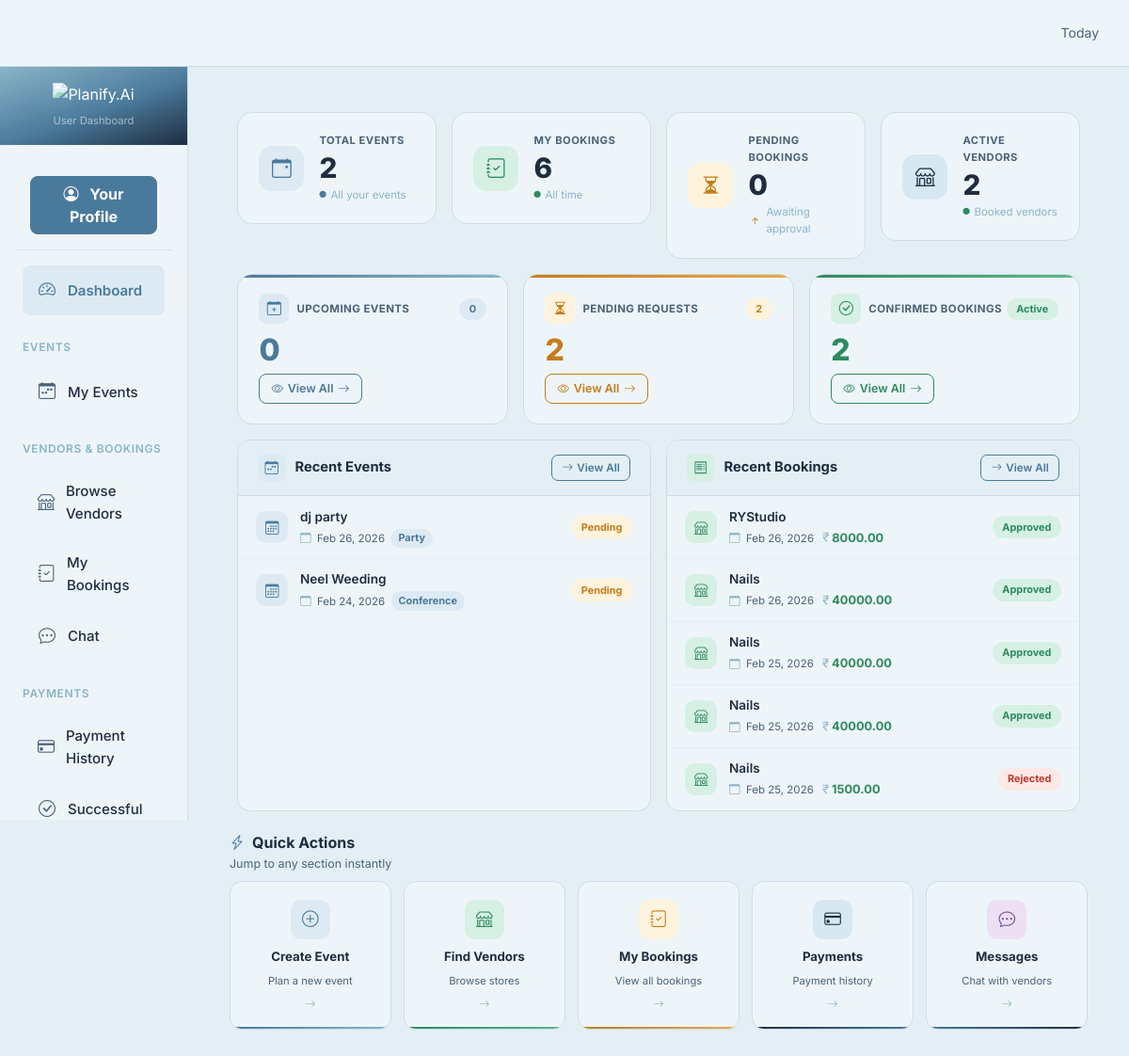
The page /user/ (signed in) on the database as committed earlier.
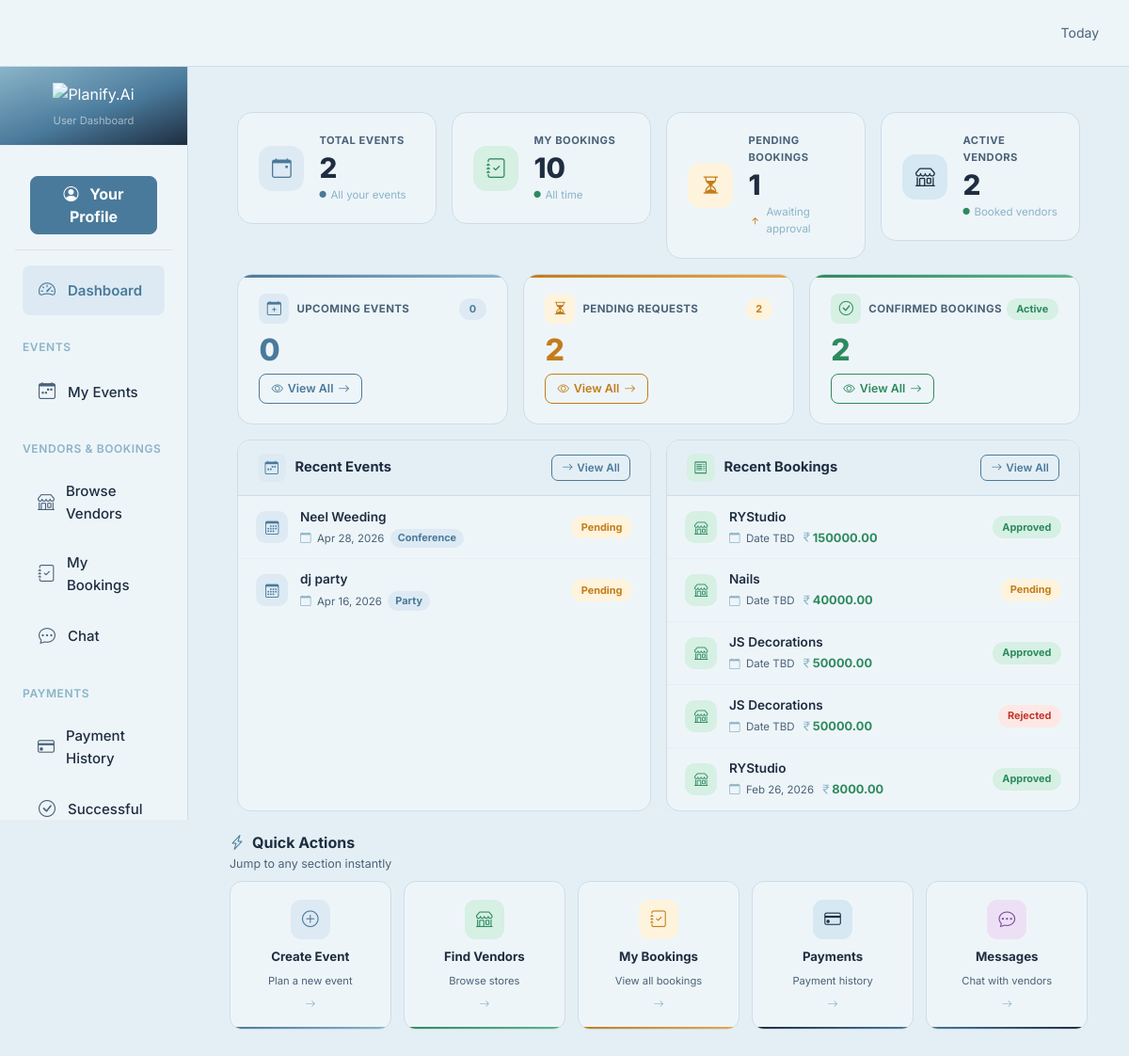
The same page on the database as committed later.
### user/models.py (models this page shows, shortened)
class Event(models.Model):
    STATUS_PENDING = 'pending'
    STATUS_CONFIRMED = 'confirmed'
    STATUS_COMPLETED = 'completed'
    STATUS_CANCELLED = 'cancelled'
    STATUS_CHOICES = [
        (STATUS_PENDING, 'Pending'),
        (STATUS_CONFIRMED, 'Confirmed'),
        (STATUS_COMPLETED, 'Completed'),
        (STATUS_CANCELLED, 'Cancelled'),
    ]
    TYPE_WEDDING = 'wedding'
    TYPE_CONFERENCE = 'conference'
    TYPE_PARTY = 'party'
    TYPE_OTHER = 'other'
    TYPE_CHOICES = [
        (TYPE_WEDDING, 'Wedding'),
        (TYPE_CONFERENCE, 'Conference'),
        (TYPE_PARTY, 'Party'),
        (TYPE_OTHER, 'Other'),
    ]
    owner = models.ForeignKey('account.User', on_delete=models.CASCADE, related_name='events')
    title = models.CharField(max_length=200)
    date = models.DateTimeField()
    event_type = models.CharField(max_length=50, choices=TYPE_CHOICES, default=TYPE_OTHER)
    status = models.CharField(max_length=20, choices=STATUS_CHOICES, default=STATUS_PENDING)
    guests = models.PositiveIntegerField(default=0)
    created_at = models.DateTimeField(auto_now_add=True)

### vendor/models.py (models this page shows, shortened)
class Booking(models.Model):
    STATUS_PENDING = 'pending'
    STATUS_CONFIRMED = 'confirmed'
    STATUS_IN_PROGRESS = 'in_progress'
    STATUS_COMPLETED = 'completed'
    STATUS_CANCELLED = 'cancelled'
    STATUS_CHOICES = [
        (STATUS_PENDING, 'Pending'),
        (STATUS_CONFIRMED, 'Approved'),
        (STATUS_IN_PROGRESS, 'In Progress'),
        (STATUS_COMPLETED, 'Completed'),
        (STATUS_CANCELLED, 'Rejected'),
    ]
    event = models.ForeignKey(Event, on_delete=models.CASCADE, related_name='bookings')
    store = models.ForeignKey(Store, on_delete=models.CASCADE, related_name='bookings')
    service = models.ForeignKey(Service, on_delete=models.SET_NULL, null=True, blank=True, related_name='bookings')
    customer = models.ForeignKey(User, on_delete=models.CASCADE, related_name='customer_bookings')
    vendor = models.ForeignKey(User, on_delete=models.CASCADE, related_name='vendor_bookings')
    amount = models.DecimalField(max_digits=10, decimal_places=2)
    advance_percentage = models.DecimalField(max_digits=5, decimal_places=2, default=0)
    advance_required = models.DecimalField(max_digits=10, decimal_places=2, default=0)
    advance_paid = models.DecimalField(max_digits=10, decimal_places=2, default=0)
    status = models.CharField(max_length=20, choices=STATUS_CHOICES, default=STATUS_PENDING)
    notes = models.TextField(blank=True, null=True)
    created_at = models.DateTimeField(auto_now_add=True)
    updated_at = models.DateTimeField(auto_now=True)
    booking_date = models.DateTimeField(null=True, blank=True)  # When the service will be provided

class Store(models.Model):
    vendor = models.ForeignKey(User, on_delete=models.CASCADE, limit_choices_to={'role__name__iexact': 'vendor'})
    store_name = models.CharField(max_length=200)
    description = models.TextField()
    phone = models.CharField(max_length=20, null=True, blank=True)
    category = models.ForeignKey(category, on_delete=models.CASCADE)
    address = models.TextField()
    city = models.CharField(max_length=100)
    price_start = models.DecimalField(max_digits=10, decimal_places=2)
    profile_image = models.ImageField(upload_to='store_images/', null=True, blank=True)
    created_at = models.DateTimeField(auto_now_add=True)
    updated_at = models.DateTimeField(auto_now=True)
    status = models.BooleanField(default=True)  # active/inactive

### user/views.py (the view)
    def wrapper(request, *args, **kwargs):
        user_id = request.session.get('user_id')
        if not user_id:
            return redirect('/login/')
        try:
            User.objects.get(id=user_id)
        except User.DoesNotExist:
            request.session.flush()
            return redirect('/login/')
        return view_func(request, *args, **kwargs)

### event/context_processors.py (called while the page is built, shortened)
def global_app_info(request):
    return {
        'APP_NAME': 'Planify.Ai',
        'APP_LOGO_TEXT': 'PA',                 # Text logo (initials)
        'APP_LOGO_IMAGE': '/static/images/planify_logo.png',   # Image logo (inside static/)
    }

def vendor_stores(request):
    try:
        from vendor.models import Store
        stores = Store.objects.filter(status=True).order_by('store_name')
    except Exception:
        stores = []
    return {
        'all_stores': stores
    }

def vendor_is_photographer(request):
    try:
        user_id = request.session.get('user_id')
        role = request.session.get('role')
    except Exception:
        pass
    return {'is_photographer': False}

def admin_pending_counts(request):
    try:
        role = request.session.get('role')
        if role == 'admin':
            from account.models import User
            pending_vendors = User.objects.filter(
                role__name__iexact='vendor', is_active=False
            ).count()
            return {'admin_pending_vendors': pending_vendors}
    except Exception:
        pass
    return {'admin_pending_vendors': 0}

### template/user/dashboard.html (shortened to what the changed rows need)
{% extends "user/base.html" %}
{% block content %}
<div class="row g-3 mb-3">
    <div class="col-6 col-lg-3">
        <div class="kpi-card">
            <div class="kpi-body">
                <div class="kpi-label">My Bookings</div>
                <div class="kpi-value">{{ total_bookings|default:"0" }}</div>
                <div class="kpi-sub">
                    <i class="bi bi-circle-fill" style="font-size:.45rem;color:#2d8a5e;"></i>
                    All time
                </div>
            </div>
        </div>
    </div>
    <div class="col-6 col-lg-3">
        <div class="kpi-card">
            <div class="kpi-body">
                <div class="kpi-label">Pending Bookings</div>
                <div class="kpi-value">{{ pending_bookings|default:"0" }}</div>
                <div class="kpi-sub">
                    <i class="bi bi-arrow-up-short" style="color:#c47c1a;font-size:.9rem;"></i>
                    Awaiting approval
                </div>
            </div>
        </div>
    </div>
</div>
<div class="row g-3 mb-3">
    <div class="col-lg-6">
        <div class="panel">
            {% if recent_events %}
                {% for event in recent_events %}
                <div class="act-row">
                    <div class="act-avatar"><i class="bi bi-calendar3"></i></div>
                    <div class="act-info">
                        <div class="act-title">{{ event.title }}</div>
                        <div class="act-sub">
                            <i class="bi bi-calendar"></i> {{ event.date|date:"M d, Y" }}
                            <span style="background:#ddeaf3;color:#4A7A9B;font-size:.68rem;font-weight:700;padding:.1rem .5rem;border-radius:20px;">{{ event.get_event_type_display }}</span>
                        </div>
                    </div>
                    <span class="spill
                        {% if event.status == 'pending' %}spill-pending
                        {% elif event.status == 'confirmed' %}spill-confirmed
                        {% elif event.status == 'completed' %}spill-completed
                        {% else %}spill-rejected{% endif %}">
                        {{ event.get_status_display }}
                    </span>
                </div>
                {% endfor %}
            {% else %}
            <div class="panel-empty">
                <i class="bi bi-calendar-x"></i>
                <p>No events yet</p>
            </div>
            {% endif %}
        </div>
    </div>
    <div class="col-lg-6">
        <div class="panel">
            {% if recent_bookings %}
                {% for booking in recent_bookings %}
                <div class="act-row">
                    <div class="act-avatar" style="background:#d6f0e4;color:#2d8a5e;"><i class="bi bi-shop"></i></div>
                    <div class="act-info">
                        <div class="act-title">{{ booking.store.store_name }}</div>
                        <div class="act-sub">
                            <i class="bi bi-calendar"></i>
                            {% if booking.booking_date %}{{ booking.booking_date|date:"M d, Y" }}{% else %}Date TBD{% endif %}
                            <span class="act-amount"><i class="bi bi-currency-rupee"></i>{{ booking.amount }}</span>
                        </div>
                    </div>
                    <span class="spill
                        {% if booking.status == 'pending' %}spill-pending
                        {% elif booking.status == 'confirmed' %}spill-confirmed
                        {% elif booking.status == 'completed' %}spill-completed
                        {% else %}spill-rejected{% endif %}">
                        {{ booking.get_status_display }}
                    </span>
                </div>
                {% endfor %}
            {% else %}
            <div class="panel-empty">
                <i class="bi bi-inbox"></i>
                <p>No bookings yet</p>
            </div>
            {% endif %}
        </div>
    </div>
</div>
{% endblock %}

Rows that differ between the two databases and show on the page:
no longer on this page (row edited): Booking: store.store_name "Nails", booking_date "Feb 26, 2026", amount "40000.00", status "Approved"
no longer on this page (row edited): Booking: store.store_name "Nails", booking_date "Feb 25, 2026", amount "40000.00", status "Approved"
no longer on this page (row edited): Booking: store.store_name "Nails", booking_date "Feb 25, 2026", amount "40000.00", status "Approved"
no longer on this page (row unchanged): Booking: store.store_name "Nails", booking_date "Feb 25, 2026", amount "1500.00", status "Rejected"
changed Event "Neel Weeding": date "Feb 24, 2026" → "Apr 28, 2026"; moves up the list
changed Event "dj party": date "Feb 26, 2026" → "Apr 16, 2026"
added Booking: store.store_name "RYStudio", shows "Date TBD", amount "150000.00", status "Approved"
added Booking: store.store_name "Nails", shows "Date TBD", amount "40000.00", status "Pending"
added Booking: store.store_name "JS Decorations", shows "Date TBD", amount "50000.00", status "Approved"
added Booking: store.store_name "JS Decorations", shows "Date TBD", amount "50000.00", status "Rejected"
Other text that changed with them:
{{ total_bookings|default:"0" }}: "6" → "10"
{{ pending_bookings|default:"0" }}: "0" → "1"
